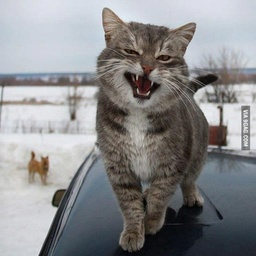
#> input picture Lab 2/cat_15.jpeg, 256 x 256 px, shrunk from 512 x 512 before the run
$ python Eigen-value-decompositionA.py
#> lines starting #> are read from the running program, lines starting #| are printed output that depends on the picture
import cv2
import numpy as np
import matplotlib.pyplot as plt

TOL = 1e-10

def sort_eigenpairs(eigval, Q):
    """Sort eigenpairs by descending eigenvalue magnitude."""
    n = len(eigval)
    used = [False] * n
    groups = []

    # Keep complex conjugate pairs together
    for i in range(n):
        if used[i]:
            continue

        if abs(eigval[i].imag) < 1e-10:
            groups.append([i])
            used[i] = True
        else:
            target = np.conj(eigval[i])
            pair = -1

            for j in range(n):
                if not used[j] and j != i:
                    if abs(eigval[j] - target) < 1e-8:
                        pair = j
                        break

            if pair == -1:
                raise ValueError("Complex eigenvalue has no conjugate pair.")

            groups.append([i, pair])
            used[i] = used[pair] = True

    # Selection sort by magnitude
    for i in range(len(groups)):
        max_pos = i
        max_mag = abs(eigval[groups[i][0]])

        for j in range(i + 1, len(groups)):
            mag = abs(eigval[groups[j][0]])

            if mag > max_mag:
                max_mag = mag
                max_pos = j

        if max_pos != i:
            groups[i], groups[max_pos] = groups[max_pos], groups[i]

    order = [idx for group in groups for idx in group]

    return eigval[order], Q[:, order]


def get_valid_k(eigval):
    """Return k values that do not split conjugate pairs."""
    valid_k = []
    k = 0

    while k < len(eigval):
        k += 1

        if abs(eigval[k - 1].imag) >= TOL:
            if k >= len(eigval):
                raise ValueError("Unpaired complex eigenvalue.")
            k += 1

        valid_k.append(k)

    return valid_k


def pair_contribution(lam, q, p):
    """Return the real contribution of a conjugate eigenvalue pair."""
    a, b = lam.real, lam.imag

    x, y = q.real, q.imag
    u, v = p.real, p.imag

    real_part = a * x - b * y
    imag_part = b * x + a * y

    return 2.0 * (
        np.outer(real_part, u) -
        np.outer(imag_part, v)
    )


def reconstruct_evd(eigval, Q, Q_inv, k, n):
    """Reconstruct A using the first k eigenpairs."""
    Ak = np.zeros((n, n), dtype=np.float64)
    i = 0

    while i < k:

        if abs(eigval[i].imag) < TOL:
            # Real eigenvalue contribution
            lam = eigval[i].real
            Ak += lam * np.outer(
                Q[:, i].real,
                Q_inv[i, :].real
            )
            i += 1

        else:
            # Complex eigenvalues must be taken as a pair
            if i + 1 >= k:
                raise ValueError(
                    "k splits a complex conjugate eigenvalue pair."
                )

            Ak += pair_contribution(
                eigval[i],
                Q[:, i],
                Q_inv[i, :]
            )
            i += 2

    # Ak is created as float64, so no complex values are introduced.
    if np.iscomplexobj(Ak):
        raise ValueError("Reconstruction contains complex values.")

    return Ak


# Load image
img = cv2.imread("cat_15.jpeg")
#> img is the input picture: shape (256, 256, 3); mean B, G, R 139.6, 137.9, 137.7

A = cv2.cvtColor(img, cv2.COLOR_BGR2GRAY).astype(np.float64)

if A.shape[0] != A.shape[1]:
    raise ValueError("EVD requires a square image.")

n = A.shape[0]
#> n = 256
print("Image size:", A.shape)
#| Image size: (256, 256)


# EVD: A = Q Lambda Q^(-1)
eigval, Q = np.linalg.eig(A)

eigval, Q = sort_eigenpairs(eigval, Q)
#> in sort_eigenpairs, `used = [False] * n`: used = 256 items, first 6: False, False, False, False, False, False
#> after the loop in sort_eigenpairs, `for i in range(n):`: groups = 140 items, first 6: [0], [1], [2, 3], [4], [5], [6, 7]; used = 256 items, first 6: True, True, True, True, True, True
#> the loop in sort_eigenpairs, `for i in range(len(groups)):` made 140 passes
#> in sort_eigenpairs, `order = [idx for group in groups for idx in group]`: order = 256 values, max 255 at index 253, min 0 at index 0, mean 127.5

Q_inv = np.linalg.inv(Q)

valid_k = get_valid_k(eigval)
#> the loop in get_valid_k, `while k < len(eigval):` made 140 passes
#> k on passes 1 to 12: 1, 2, 4, 5, 6, 8, 10, 11, 13, 15, 17, 19
#> after the loop in get_valid_k, `while k < len(eigval):`: k = 256; valid_k = 140 values from 1 to 256
#> valid_k = 140 values from 1 to 256


# Select the closest valid k to 10, 50 and 100
chosen_k = [10, 50, 100]

ks = [
    min(valid_k, key=lambda x: abs(x - target))
    for target in chosen_k
]
#> ks = [10, 49, 100]

print("EVD k values:", ks)
#| EVD k values: [10, 49, 100]


# Reconstruct selected k values
reconstructed = {}

for k in ks:
    Ak = reconstruct_evd(eigval, Q, Q_inv, k, n)
    reconstructed[k] = Ak

    error = np.linalg.norm(A - Ak, "fro")

    print(f"\nk = {k}")
    print("Reconstructed dtype:", Ak.dtype)
    print("Contains complex values:", np.iscomplexobj(Ak))
    print("Is real-valued:", np.isrealobj(Ak))
    print("Frobenius error:", f"{error:.4f}")

    # Check the flattened image too
    pixels = Ak.flatten()
    print("Flattened dtype:", pixels.dtype)
    print(
        "Flattened pixels contain complex values:",
        np.iscomplexobj(pixels)
    )

    # Display original, reconstruction and error
    error_img = np.abs(A - Ak)

    plt.figure(figsize=(12, 4))

    plt.subplot(1, 3, 1)
    plt.imshow(A, cmap="gray")
    plt.title("Original")
    plt.axis("off")

    plt.subplot(1, 3, 2)
    plt.imshow(np.clip(Ak, 0, 255), cmap="gray")
    plt.title(f"EVD, k = {k}")
    plt.axis("off")

    plt.subplot(1, 3, 3)
    plt.imshow(error_img, cmap="gray")
    plt.title("Error")
    plt.axis("off")

    plt.tight_layout()
    plt.show()
#> this loop made 3 passes
#> (k, error) on passes 1 to 3: (10, 6786.9), (49, 5159.6), (100, 2431)
#> (printed output is left out)
#> pass 1, `error_img = np.abs(A - Ak)`:
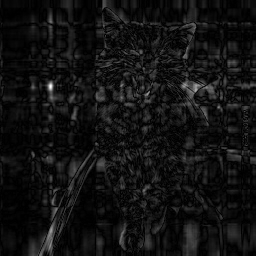
#> error_img: shape (256, 256) float64; min 0.00123, max 266, mean 18.8; drawn with min black and max white
#> pass 1, `plt.show()`:
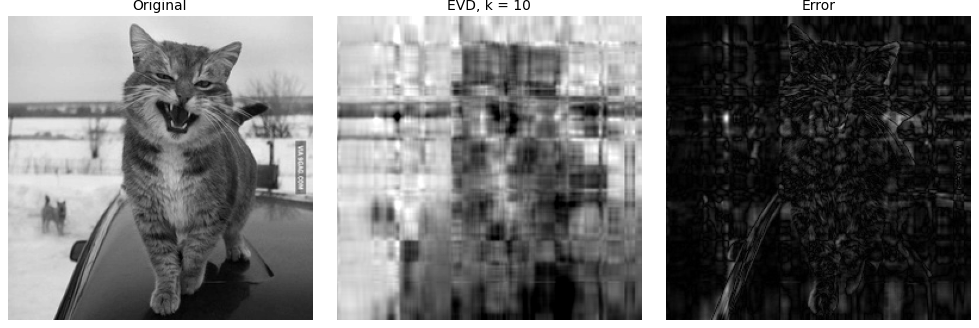
#> figure drawn by matplotlib, 3 panels
#> after the loop:
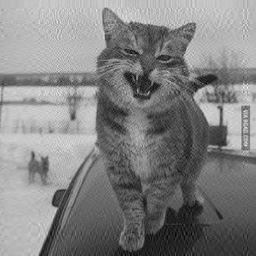
#> Ak: shape (256, 256) float64; min -31.9, max 298.6, mean 138.1; drawn with min black and max white
#> after the loop, reconstructed = 3 items


# Reconstruction error for all valid k
errors = []

for k in valid_k:
    Ak = reconstruct_evd(eigval, Q, Q_inv, k, n)
    errors.append(np.linalg.norm(A - Ak, "fro"))
#> this loop made 140 passes
#> k on passes 17 to 28: 27, 29, 30, 32, 34, 35, 37, 39, 41, 43, 45, 47
#> k on passes 3 to 8: 4, 5, 6, 8, 10, 11
#> pass 1, `Ak = reconstruct_evd(eigval, Q, Q_inv, k, n)`:
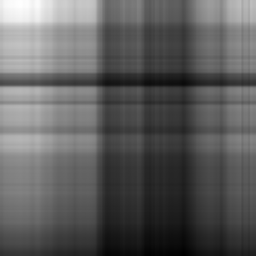
#> Ak: shape (256, 256) float64; min 40.56, max 306.7, mean 138.7; drawn with min black and max white
#> pass 2, `Ak = reconstruct_evd(eigval, Q, Q_inv, k, n)`:
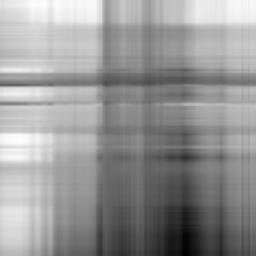
#> Ak: shape (256, 256) float64; min -33.58, max 257.5, mean 138.1; drawn with min black and max white
#> pass 3, `Ak = reconstruct_evd(eigval, Q, Q_inv, k, n)`:
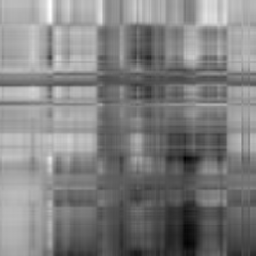
#> Ak: shape (256, 256) float64; min -59.53, max 332.7, mean 138.1; drawn with min black and max white


plt.figure(figsize=(8, 5))
plt.plot(valid_k, errors, marker="o")
plt.xlabel("k")
plt.ylabel("Frobenius Error")
plt.title("EVD Reconstruction Error")
plt.grid()
plt.show()
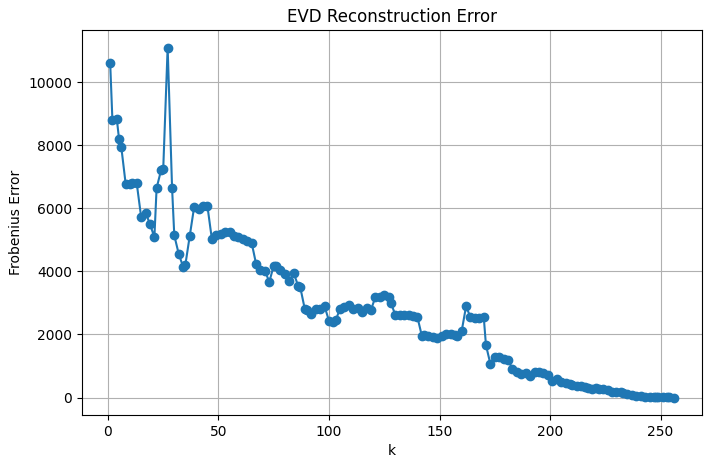
#> figure drawn by matplotlib, 1 panel; curve peaks at x = 27, y = 11108.8
